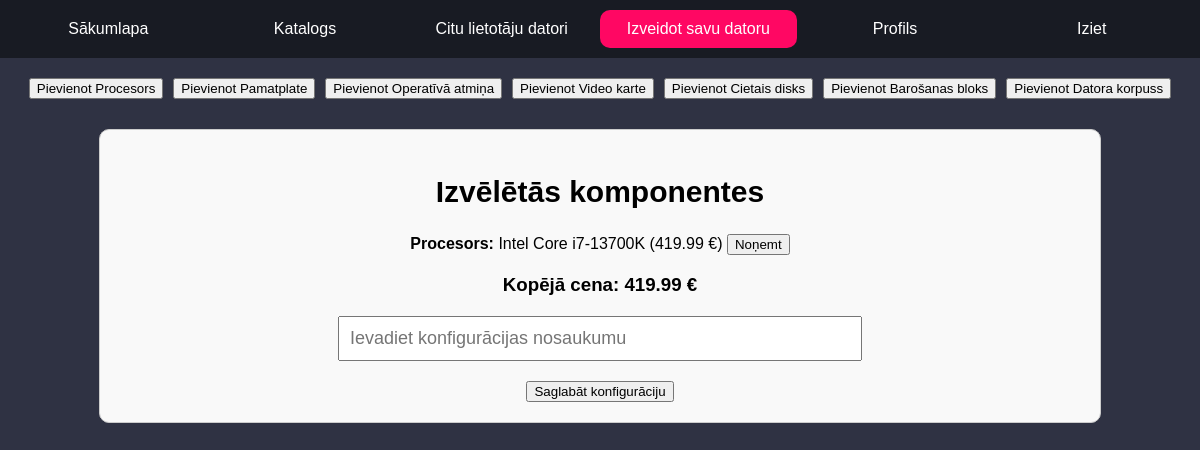
/datoru_pasaule/konfigurators.php?add=3 (signed in), run on the app's committed database.
### tables this page shows
CREATE TABLE `components` (
  `id` int(11) NOT NULL,
  `name` varchar(255) NOT NULL,
  `type` varchar(100) NOT NULL,
  `brand` varchar(100) NOT NULL,
  `price` float NOT NULL,
  `description` text DEFAULT NULL,
  `image_url` varchar(255) DEFAULT NULL,
  `is_public` tinyint(1) DEFAULT 1
);

### datoru_pasaule/konfigurators.php (the view, shortened to what this page needs)
<?php
include 'izvelne.php';
$connection = mysqli_connect("localhost", "root", "", "projekts_db");
$query = "SELECT DISTINCT type FROM components";
$category_result = mysqli_query($connection, $query);
if (isset($_GET['add'])) {
    $component_id = (int)$_GET['add'];
    $check_query = "SELECT * FROM components WHERE id = $component_id";
    $check_result = mysqli_query($connection, $check_query);
}
?>
<!DOCTYPE html>
<html lang="lv">
<head>
</head>
<body>
    <div class="filter-container">
        <?php while ($row = mysqli_fetch_assoc($category_result)) { ?>
            <a href="katalogs.php?category=<?php echo $row['type']; ?>&from=konfigurators">
                <button>Pievienot <?php echo ucfirst($row['type']); ?></button>
            </a>
        <?php } ?>
    </div>
    <div class="configuration">
        <h2 style="font-size: 30px">Izvēlētās komponentes</h2>
        <?php
if (isset($_SESSION['configuration']) && count($_SESSION['configuration']) > 0) {
    echo '<ul>';
    $total_price = 0;
    foreach ($_SESSION['configuration'] as $component) {
        echo '<li>';
        echo '<strong>' . htmlspecialchars($component['type']) . ':</strong> ';
        echo htmlspecialchars($component['name']) . ' (' . htmlspecialchars($component['price']) . ' €) ';
        echo '<a href="konfigurators.php?remove=' . $component['id'] . '">';
        echo '<button>Noņemt</button>';
        echo '</a>';
        echo '</li>';
        $total_price += $component['price'];
    }
    echo '</ul>';
    echo '<h3>Kopējā cena: ' . $total_price . ' €</h3>';
} else {
    echo '<p>Nav pievienotas komponentes.</p>';
}
?>
        <form method="POST">
            <input type="text" name="config_name" placeholder="Ievadiet konfigurācijas nosaukumu" required>
            <button type="submit" name="save_configuration">Saglabāt konfigurāciju</button>
        </form>
    </div>
</body>
</html>

### datoru_pasaule/konfigurators.php (style rules this page uses)
body { margin: 0; padding: 0; font-family: Arial, sans-serif; background-color: rgb(47, 50, 67); }
h2, h3, p { text-align: center; }
.filter-container { display: flex; justify-content: center; align-items: center; flex-wrap: wrap; gap: 10px; margin-bottom: 20px; margin-top: 20px; }
.configuration { margin-top: 30px; padding: 20px; border: 1px solid #ccc; width: 80%; max-width: 1000px; margin-left: auto; margin-right: auto; background-color: #f9f9f9; border-radius: 10px; }
.configuration ul { list-style-type: none; padding: 0; text-align: center; }
.configuration li { margin-bottom: 10px; text-align: center; }
form { display: flex; flex-direction: column; align-items: center; justify-content: center; margin-top: 20px; }
input[type="text"] { padding: 10px; font-size: 18px; width: 80%; max-width: 500px; margin-bottom: 20px; }

### data on the page
components: type "Procesors", name "Intel Core i7-13700K", price "419.99"

### other printed values
$row['type'] "Procesors"
$row['type'] "Pamatplate"
$row['type'] "Operatīvā atmiņa"
$row['type'] "Video karte"
$row['type'] "Cietais disks"
$row['type'] "Barošanas bloks"
$row['type'] "Datora korpuss"
$total_price "419.99"
